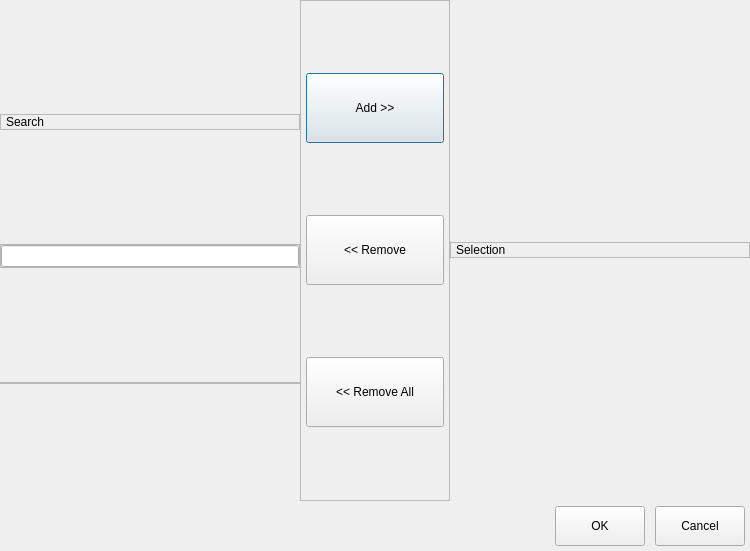
<?xml version="1.0" encoding="UTF-8"?>
<!--
 Generated by Qt.

 Copyright (C) Sapura Secured Technologies, 2024. All Rights Reserved.

 @file
 @version $Id: RscCollector.ui 1884 2024-11-25 09:10:00Z hazim.rujhan $
-->
<ui version="4.0">
 <class>RscCollector</class>
 <widget class="QDialog" name="RscCollector">
  <property name="geometry">
   <rect>
    <x>0</x>
    <y>0</y>
    <width>750</width>
    <height>551</height>
   </rect>
  </property>
  <property name="windowTitle">
   <string>Resource Selector: </string>
  </property>
  <layout class="QGridLayout" name="gridLayout">
   <property name="leftMargin">
    <number>0</number>
   </property>
   <property name="topMargin">
    <number>0</number>
   </property>
   <property name="rightMargin">
    <number>0</number>
   </property>
   <property name="bottomMargin">
    <number>0</number>
   </property>
   <property name="spacing">
    <number>0</number>
   </property>
   <item row="0" column="0">
    <layout class="QHBoxLayout" name="topLayout">
     <property name="spacing">
      <number>0</number>
     </property>
     <property name="bottomMargin">
      <number>0</number>
     </property>
     <item>
      <layout class="QVBoxLayout" name="rscLayout">
       <property name="spacing">
        <number>0</number>
       </property>
       <property name="leftMargin">
        <number>0</number>
       </property>
       <property name="rightMargin">
        <number>0</number>
       </property>
       <item>
        <widget class="QFrame" name="searchLblFrame">
         <property name="sizePolicy">
          <sizepolicy hsizetype="Preferred" vsizetype="Fixed">
           <horstretch>0</horstretch>
           <verstretch>0</verstretch>
          </sizepolicy>
         </property>
         <property name="minimumSize">
          <size>
           <width>0</width>
           <height>0</height>
          </size>
         </property>
         <property name="maximumSize">
          <size>
           <width>16777215</width>
           <height>16777215</height>
          </size>
         </property>
         <property name="frameShape">
          <enum>QFrame::StyledPanel</enum>
         </property>
         <property name="frameShadow">
          <enum>QFrame::Raised</enum>
         </property>
         <layout class="QVBoxLayout" name="searchLblLayout">
          <property name="spacing">
           <number>0</number>
          </property>
          <property name="leftMargin">
           <number>5</number>
          </property>
          <property name="topMargin">
           <number>0</number>
          </property>
          <property name="rightMargin">
           <number>0</number>
          </property>
          <property name="bottomMargin">
           <number>0</number>
          </property>
          <item>
           <widget class="QLabel" name="searchLbl">
            <property name="text">
             <string>Search</string>
            </property>
           </widget>
          </item>
         </layout>
        </widget>
       </item>
       <item>
        <widget class="QFrame" name="searchTxtFrame">
         <property name="sizePolicy">
          <sizepolicy hsizetype="Preferred" vsizetype="Fixed">
           <horstretch>0</horstretch>
           <verstretch>0</verstretch>
          </sizepolicy>
         </property>
         <property name="frameShape">
          <enum>QFrame::StyledPanel</enum>
         </property>
         <property name="frameShadow">
          <enum>QFrame::Raised</enum>
         </property>
         <layout class="QHBoxLayout" name="searchTxtLayout">
          <property name="spacing">
           <number>0</number>
          </property>
          <property name="leftMargin">
           <number>0</number>
          </property>
          <property name="topMargin">
           <number>0</number>
          </property>
          <property name="rightMargin">
           <number>0</number>
          </property>
          <property name="bottomMargin">
           <number>0</number>
          </property>
          <item>
           <widget class="QLineEdit" name="searchEdit"/>
          </item>
         </layout>
        </widget>
       </item>
       <item>
        <widget class="QFrame" name="rscFrame">
         <property name="sizePolicy">
          <sizepolicy hsizetype="Preferred" vsizetype="Fixed">
           <horstretch>0</horstretch>
           <verstretch>0</verstretch>
          </sizepolicy>
         </property>
         <property name="frameShape">
          <enum>QFrame::StyledPanel</enum>
         </property>
         <property name="frameShadow">
          <enum>QFrame::Raised</enum>
         </property>
         <layout class="QVBoxLayout" name="rscLayout2">
          <property name="spacing">
           <number>0</number>
          </property>
          <property name="leftMargin">
           <number>5</number>
          </property>
          <property name="topMargin">
           <number>0</number>
          </property>
          <property name="rightMargin">
           <number>0</number>
          </property>
          <property name="bottomMargin">
           <number>0</number>
          </property>
         </layout>
        </widget>
       </item>
       <item>
        <spacer name="rscSpacer">
         <property name="orientation">
          <enum>Qt::Horizontal</enum>
         </property>
         <property name="sizeType">
          <enum>QSizePolicy::Maximum</enum>
         </property>
         <property name="sizeHint" stdset="0">
          <size>
           <width>300</width>
           <height>0</height>
          </size>
         </property>
        </spacer>
       </item>
      </layout>
     </item>
     <item>
      <widget class="QFrame" name="midFrame">
       <property name="minimumSize">
        <size>
         <width>150</width>
         <height>0</height>
        </size>
       </property>
       <property name="frameShape">
        <enum>QFrame::StyledPanel</enum>
       </property>
       <property name="frameShadow">
        <enum>QFrame::Plain</enum>
       </property>
       <layout class="QVBoxLayout" name="midLayout">
        <property name="spacing">
         <number>0</number>
        </property>
        <property name="leftMargin">
         <number>5</number>
        </property>
        <property name="topMargin">
         <number>0</number>
        </property>
        <property name="rightMargin">
         <number>5</number>
        </property>
        <property name="bottomMargin">
         <number>0</number>
        </property>
        <item>
         <widget class="QPushButton" name="addBtn">
          <property name="sizePolicy">
           <sizepolicy hsizetype="Minimum" vsizetype="Maximum">
            <horstretch>0</horstretch>
            <verstretch>0</verstretch>
           </sizepolicy>
          </property>
          <property name="minimumSize">
           <size>
            <width>0</width>
            <height>0</height>
           </size>
          </property>
          <property name="maximumSize">
           <size>
            <width>16777215</width>
            <height>70</height>
           </size>
          </property>
          <property name="text">
           <string>Add &gt;&gt;</string>
          </property>
         </widget>
        </item>
        <item>
         <widget class="QPushButton" name="rmvBtn">
          <property name="maximumSize">
           <size>
            <width>16777215</width>
            <height>70</height>
           </size>
          </property>
          <property name="text">
           <string>&lt;&lt; Remove</string>
          </property>
         </widget>
        </item>
        <item>
         <widget class="QPushButton" name="rmvAllBtn">
          <property name="maximumSize">
           <size>
            <width>16777215</width>
            <height>70</height>
           </size>
          </property>
          <property name="text">
           <string>&lt;&lt; Remove All</string>
          </property>
         </widget>
        </item>
       </layout>
      </widget>
     </item>
     <item>
      <layout class="QVBoxLayout" name="selLayout">
       <property name="spacing">
        <number>0</number>
       </property>
       <property name="leftMargin">
        <number>0</number>
       </property>
       <property name="rightMargin">
        <number>0</number>
       </property>
       <item>
        <widget class="QFrame" name="selFrame">
         <property name="sizePolicy">
          <sizepolicy hsizetype="Preferred" vsizetype="Fixed">
           <horstretch>0</horstretch>
           <verstretch>0</verstretch>
          </sizepolicy>
         </property>
         <property name="frameShape">
          <enum>QFrame::StyledPanel</enum>
         </property>
         <property name="frameShadow">
          <enum>QFrame::Raised</enum>
         </property>
         <layout class="QVBoxLayout" name="verticalLayout">
          <property name="spacing">
           <number>0</number>
          </property>
          <property name="leftMargin">
           <number>5</number>
          </property>
          <property name="topMargin">
           <number>0</number>
          </property>
          <property name="rightMargin">
           <number>0</number>
          </property>
          <property name="bottomMargin">
           <number>0</number>
          </property>
          <item>
           <widget class="QLabel" name="selLabel">
            <property name="text">
             <string>Selection</string>
            </property>
           </widget>
          </item>
         </layout>
        </widget>
       </item>
       <item>
        <spacer name="selSpacer">
         <property name="orientation">
          <enum>Qt::Horizontal</enum>
         </property>
         <property name="sizeType">
          <enum>QSizePolicy::Maximum</enum>
         </property>
         <property name="sizeHint" stdset="0">
          <size>
           <width>300</width>
           <height>0</height>
          </size>
         </property>
        </spacer>
       </item>
      </layout>
     </item>
    </layout>
   </item>
   <item row="1" column="0">
    <layout class="QHBoxLayout" name="btmLayout">
     <property name="spacing">
      <number>0</number>
     </property>
     <property name="topMargin">
      <number>5</number>
     </property>
     <property name="rightMargin">
      <number>5</number>
     </property>
     <property name="bottomMargin">
      <number>5</number>
     </property>
     <item>
      <spacer name="spacer1">
       <property name="orientation">
        <enum>Qt::Horizontal</enum>
       </property>
       <property name="sizeHint" stdset="0">
        <size>
         <width>40</width>
         <height>20</height>
        </size>
       </property>
      </spacer>
     </item>
     <item>
      <widget class="QPushButton" name="okBtn">
       <property name="minimumSize">
        <size>
         <width>90</width>
         <height>40</height>
        </size>
       </property>
       <property name="text">
        <string>OK</string>
       </property>
      </widget>
     </item>
     <item>
      <spacer name="spacer2">
       <property name="orientation">
        <enum>Qt::Horizontal</enum>
       </property>
       <property name="sizeType">
        <enum>QSizePolicy::Fixed</enum>
       </property>
       <property name="sizeHint" stdset="0">
        <size>
         <width>10</width>
         <height>0</height>
        </size>
       </property>
      </spacer>
     </item>
     <item>
      <widget class="QPushButton" name="cancelBtn">
       <property name="minimumSize">
        <size>
         <width>90</width>
         <height>40</height>
        </size>
       </property>
       <property name="text">
        <string>Cancel</string>
       </property>
      </widget>
     </item>
    </layout>
   </item>
  </layout>
 </widget>
 <resources/>
 <connections/>
</ui>
